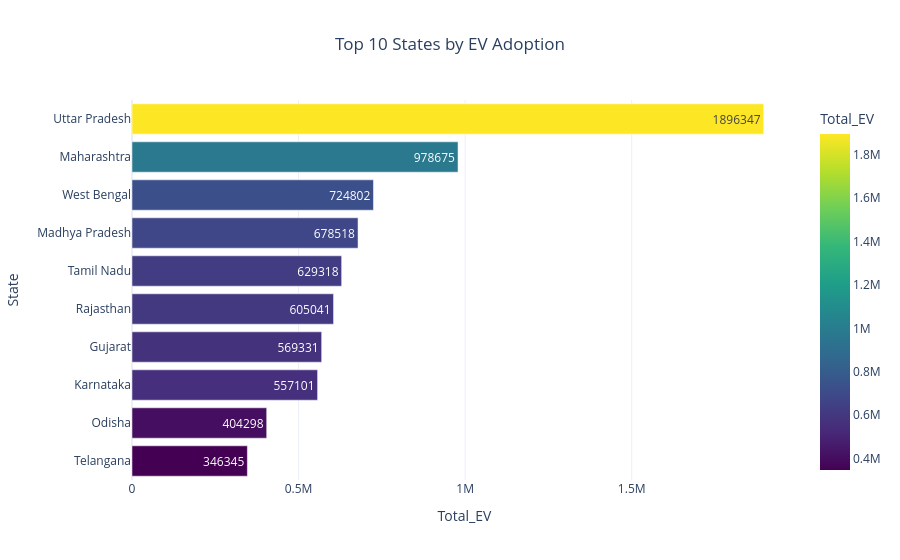

Notebook cell for this chart:
### Markdown cell above
Top 10 EV Adoption States (Horizontal Bar Chart)   Which states have the highest EV adoption rates?

### Code cell
ev_state = (
    ev.groupby("State_ID")["Total_EV"]
      .sum()
      .reset_index()
      .merge(state,on="State_ID")
      .sort_values("Total_EV",ascending=False)
)

top10 = ev_state.head(10)

fig = px.bar(
    top10,
    x="Total_EV",
    y="State",
    orientation="h",
    color="Total_EV",
    text="Total_EV",
    color_continuous_scale="Viridis",
    title="Top 10 States by EV Adoption"
)

fig.update_layout(
    yaxis={'categoryorder':'total ascending'},
    title_x=0.5,
    template="plotly_white"
)

fig.show()

### Figure 1 — Plotly figure (JSON) as saved in the notebook; plotly's stock layout.template omitted (floating-point values rounded to 4 significant figures)
{"data": [{"hovertemplate": "Total_EV=%{marker.color}<br>State=%{y}<extra></extra>", "legendgroup": "", "marker": {"color": [1896347, 978675, 724802, 678518, 629318, 605041, 569331, 557101, 404298, 346345], "coloraxis": "coloraxis", "pattern": {"shape": ""}}, "name": "", "orientation": "h", "showlegend": false, "text": [1896000.0, 978700.0, 724800.0, 678500.0, 629300.0, 605000.0, 569300.0, 557100.0, 404300.0, 346300.0], "textposition": "auto", "type": "bar", "x": [1896347, 978675, 724802, 678518, 629318, 605041, 569331, 557101, 404298, 346345], "xaxis": "x", "y": ["Uttar Pradesh", "Maharashtra", "West Bengal", "Madhya Pradesh", "Tamil Nadu", "Rajasthan", "Gujarat", "Karnataka", "Odisha", "Telangana"], "yaxis": "y"}], "layout": {"barmode": "relative", "coloraxis": {"autocolorscale": false, "colorbar": {"title": {"text": "Total_EV"}}, "colorscale": [[0, "#440154"], [0.1111, "#482878"], [0.2222, "#3e4989"], [0.3333, "#31688e"], [0.4444, "#26828e"], [0.5556, "#1f9e89"], [0.6667, "#35b779"], [0.7778, "#6ece58"], [0.8889, "#b5de2b"], [1, "#fde725"]]}, "legend": {"tracegroupgap": 0}, "title": {"text": "Top 10 States by EV Adoption", "x": 0.5}, "xaxis": {"anchor": "y", "domain": [0, 1], "title": {"text": "Total_EV"}}, "yaxis": {"anchor": "x", "categoryorder": "total ascending", "domain": [0, 1], "title": {"text": "State"}}}}
